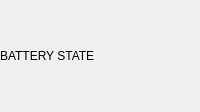
<?xml version="1.0" encoding="UTF-8"?>
<ui version="4.0">
 <class>BatteryStateWidget</class>
 <widget class="QWidget" name="BatteryStateWidget">
  <property name="geometry">
   <rect>
    <x>0</x>
    <y>0</y>
    <width>200</width>
    <height>112</height>
   </rect>
  </property>
  <property name="windowTitle">
   <string>Form</string>
  </property>
  <layout class="QHBoxLayout" name="horizontalLayout_2">
   <property name="leftMargin">
    <number>0</number>
   </property>
   <property name="topMargin">
    <number>0</number>
   </property>
   <property name="rightMargin">
    <number>0</number>
   </property>
   <property name="bottomMargin">
    <number>0</number>
   </property>
   <item>
    <layout class="QHBoxLayout" name="horizontalLayout">
     <item>
      <widget class="battery_widget::BatteryVisualization" name="Battery">
       <property name="text">
        <string>BATTERY STATE</string>
       </property>
      </widget>
     </item>
    </layout>
   </item>
  </layout>
 </widget>
 <customwidgets>
  <customwidget>
   <class>battery_widget::BatteryVisualization</class>
   <extends>QLabel</extends>
   <header>battery_widget/BatteryVisualization.h</header>
  </customwidget>
 </customwidgets>
 <resources/>
 <connections/>
</ui>
